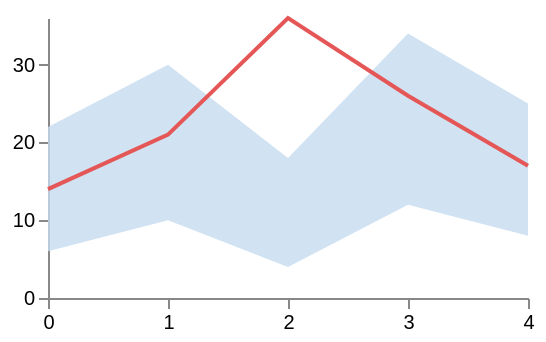

Write a Vega-Lite specification for this figure.
### Vega specification from a JSON file in a GitHub repository (floating-point values rounded to 4 significant figures)
{"$schema": "https://vega.github.io/schema/vega/v6.json", "description": "A horizontal area beside a line with a gap in it. Area orientation and a broken series have never been compared.", "width": 240, "height": 140, "padding": 5, "data": [{"name": "band", "values": [{"t": 0, "lo": 6, "hi": 22}, {"t": 1, "lo": 10, "hi": 30}, {"t": 2, "lo": 4, "hi": 18}, {"t": 3, "lo": 12, "hi": 34}, {"t": 4, "lo": 8, "hi": 25}]}, {"name": "series", "values": [{"t": 0, "v": 14}, {"t": 1, "v": 21}, {"t": 2, "v": null}, {"t": 3, "v": 26}, {"t": 4, "v": 17}]}], "scales": [{"name": "x", "type": "linear", "domain": [0, 4], "range": "width"}, {"name": "y", "type": "linear", "domain": [0, 36], "range": "height"}], "axes": [{"orient": "bottom", "scale": "x", "tickCount": 5}, {"orient": "left", "scale": "y", "tickCount": 4}], "marks": [{"type": "area", "from": {"data": "band"}, "encode": {"enter": {"x": {"scale": "x", "field": "t"}, "y": {"scale": "y", "field": "lo"}, "y2": {"scale": "y", "field": "hi"}, "fill": {"value": "#c6dbef"}, "fillOpacity": {"value": 0.8}}}}, {"type": "line", "from": {"data": "series"}, "encode": {"enter": {"x": {"scale": "x", "field": "t"}, "y": {"scale": "y", "field": "v"}, "stroke": {"value": "#e45756"}, "strokeWidth": {"value": 2}}}}]}
